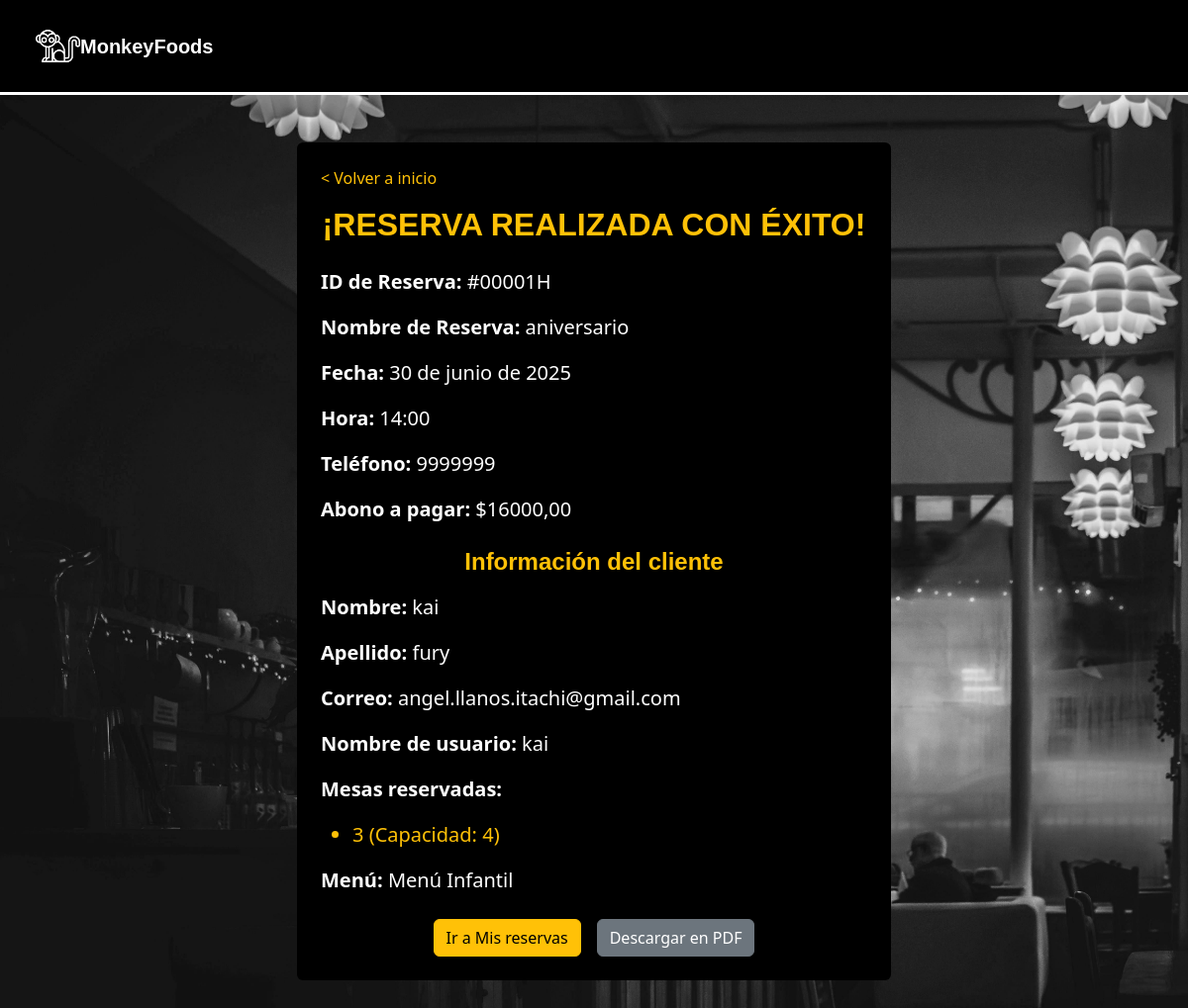
/reservas/exito/53/, run on an earlier commit of the app's database.
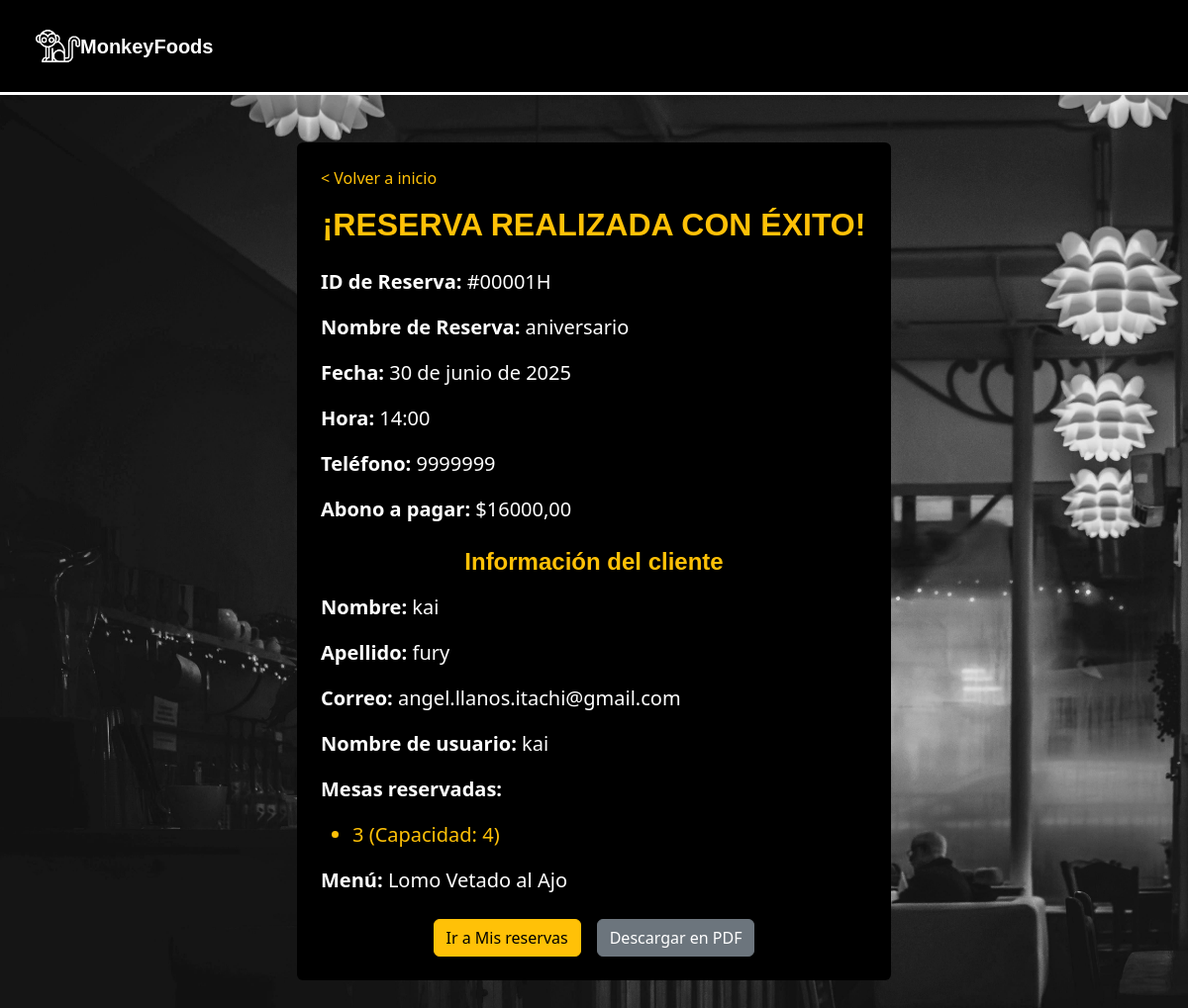
And on a later commit of the database.
### apps/reservas/models.py (models this page shows, shortened)
class Reserva(models.Model):
    ESTADOS_RESERVA = (
        ('borrador', 'Borrador'),
        ('completada', 'Completada'),
    )
    id_reserva = models.CharField(max_length=12, unique=True, editable=False)
    cliente = models.ForeignKey(settings.AUTH_USER_MODEL, on_delete=models.CASCADE)
    nombre_reserva = models.CharField(max_length=100)
    fecha = models.DateField()
    hora = models.TimeField()
    telefono = models.CharField(max_length=20)
    comensales = models.PositiveIntegerField(default=1)
    abono = models.DecimalField(max_digits=8, decimal_places=2)
    total = models.DecimalField(max_digits=8, decimal_places=2)
    mesas = models.ManyToManyField('Mesa')
    menu = models.ForeignKey(Menu, on_delete=models.SET_NULL, null=True, blank=True)  #modelo menú
    zona = models.ForeignKey('Zona', on_delete=models.CASCADE, null=True, blank=True)
    estado = models.CharField(max_length=20, choices=ESTADOS_RESERVA, default='borrador')

### apps/menus/models.py (models this page shows, shortened)
class Menu(models.Model):
    nombre = models.CharField(max_length=100)
    descripcion = models.TextField()
    precio = models.DecimalField(max_digits=8, decimal_places=2)
    imagen = models.ImageField(upload_to='imagenes_menus/', blank=True, null=True)
    activo = models.BooleanField(default=True)  # <-- Nuevo campo para activar/desactivar menú

### apps/registrar/models.py (models this page shows, shortened)
class CustomUser(AbstractUser):
    ROL_CHOICES = (
        (1, 'Cliente'),
        (2, 'Mesero'),
        (3, 'Cocinero'),
        (4, 'Administrador'),
    )
    rol = models.PositiveSmallIntegerField(choices=ROL_CHOICES, default=1)
    foto_perfil = models.ImageField(upload_to='fotos_perfil/', blank=True, null=True)

### apps/reservas/views.py (the view)
# urls.py: path('exito/<str:reserva_id>/', views.reserva_exito, name='reserva_exito'),
def reserva_exito(request, reserva_id):
    reserva = get_object_or_404(Reserva, id=reserva_id)
    if reserva.estado != 'completada':
        reserva.estado = 'completada'
        reserva.save()
        enviar_boleta_por_correo(reserva)
    return render(request, 'reservas/reserva_exito.html', {
        'reserva': reserva,
        'cliente': reserva.cliente,
    })

### apps/reservas/templates/reservas/reserva_exito.html
{% extends "base.html" %}
{% block content %}
<div class="container my-5">
  <div class="mx-auto p-4 rounded bg-black text-white" style="max-width: 600px;">
    <a href="{% url 'index' %}" class="text-warning text-decoration-none mb-3 d-block">&lt; Volver a inicio</a>
    <h2 class="text-center text-warning fw-bold mb-4" style="font-family: 'Century Gothic', sans-serif;">
      ¡RESERVA REALIZADA CON ÉXITO!
    </h2>
    <div class="fs-5">
      <p><strong>ID de Reserva:</strong> #{{ reserva.id_reserva }}</p>
      <p><strong>Nombre de Reserva:</strong> {{ reserva.nombre_reserva }}</p>
      <p><strong>Fecha:</strong> {{ reserva.fecha }}</p>
      <p><strong>Hora:</strong> {{ reserva.hora }}</p>
      <p><strong>Teléfono:</strong> {{ reserva.telefono }}</p>
      <p><strong>Abono a pagar:</strong> ${{ reserva.abono }}</p>
      <h4 class="text-center text-warning fw-bold mt-4 mb-3" style="font-family: 'Century Gothic', sans-serif;">
        Información del cliente
      </h4>
      <p><strong>Nombre:</strong> {{ reserva.cliente.first_name }}</p>
      <p><strong>Apellido:</strong> {{ reserva.cliente.last_name }}</p>
      <p><strong>Correo:</strong> {{ reserva.cliente.email }}</p>
      <p><strong>Nombre de usuario:</strong> {{ reserva.cliente.username }}</p>
      <p><strong>Mesas reservadas:</strong></p>
      <ul class="text-warning">
        {% for mesa in reserva.mesas.all %}
        <li>{{ mesa.numero }} (Capacidad: {{ mesa.capacidad }})</li>
        {% empty %}
        <li>No hay mesas asignadas</li>
        {% endfor %}
      </ul>
      <p><strong>Menú:</strong> {{ reserva.menu.nombre|default:"Sin menú asignado" }}</p>
    </div>
    <div class="d-flex flex-column flex-md-row justify-content-center align-items-center gap-3 mt-4">
      <a href="{% url 'historial_reservas' %}" class="btn btn-warning">Ir a Mis reservas</a>
      <a href="{% url 'descargar_boleta' reserva.id %}" class="btn btn-secondary">Descargar en PDF</a>
    </div>
  </div>
</div>
{% endblock %}

What changed in the data, as far as the page shows it:
changed through a linked row, Reserva "aniversario": menu.nombre "Menú Infantil" → "Lomo Vetado al Ajo"
